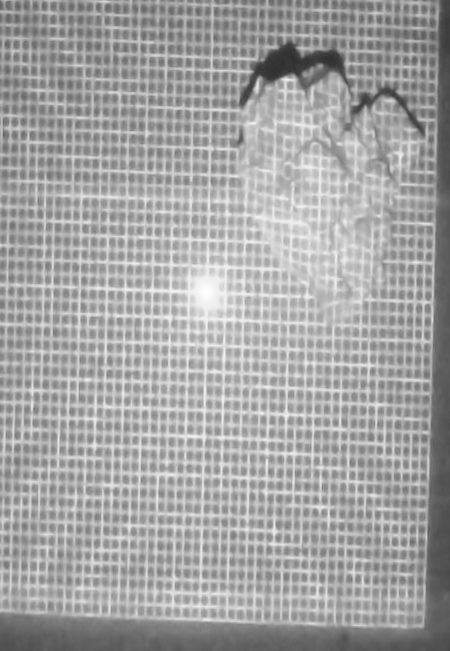
#> input picture Archive of images/Report/corrected greyscale gamma.png, 450 x 651 px, found by its file name
$ python 'convex test.py' --input '../Archive of images/Report/corrected greyscale gamma.png'
#> lines starting #> are read from the running program, lines starting #| are printed output that depends on the picture
#> further down, src is the input picture: shape (651, 450, 3); min 46, max 254, mean 164.2
from __future__ import print_function
import cv2 as cv
import argparse
max_lowThreshold = 100
window_name = 'Edge Map'
title_trackbar = 'Min Threshold:'
ratio = 3
kernel_size = 3


def CannyThreshold(val):
#> called with val = 0
    low_threshold = val
    img_blur = cv.blur(src_gray, (3, 3))
    detected_edges = cv.Canny(img_blur, low_threshold,
                              low_threshold*ratio, kernel_size)
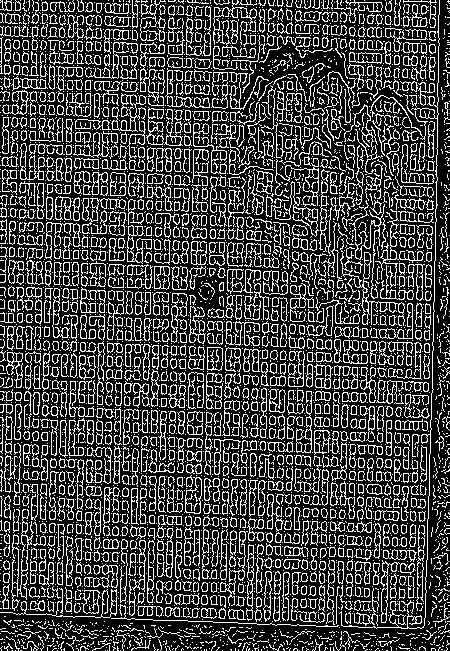
#> detected_edges: shape (651, 450); 26.1% white in thin lines or dots
    mask = detected_edges != 0
#> mask: shape (651, 450) bool; 26.1% white in thin lines or dots
    dst = src * (mask[:, :, None].astype(src.dtype))
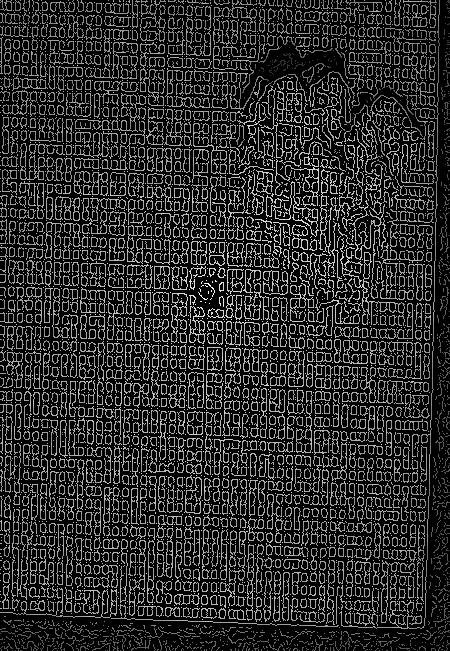
#> dst: shape (651, 450, 3); min 0, max 252, mean 42.8
    cv.imshow(window_name, dst)
    cv.imwrite('Archive of images/Report/4.png', dst)


parser = argparse.ArgumentParser(
    description='Code for Canny Edge Detector tutorial.')
parser.add_argument('--input', help='Path to input image.',
                    default='fruits.jpg')
args = parser.parse_args()
src = cv.imread('Archive of images/Report/corrected greyscale gamma.png')
if src is None:
    print('Could not open or find the image: ', args.input)
    exit(0)
src_gray = cv.cvtColor(src, cv.COLOR_BGR2GRAY)
cv.namedWindow(window_name)
""" cv.createTrackbar(title_trackbar, window_name, 0,
                  max_lowThreshold, CannyThreshold)"""
CannyThreshold(0)
cv.waitKey()
cv.destroyAllWindows()

$ run again, with Archive of images/grid_simulation_gamma_converted1.png copied over Archive of images/Report/corrected greyscale gamma.png
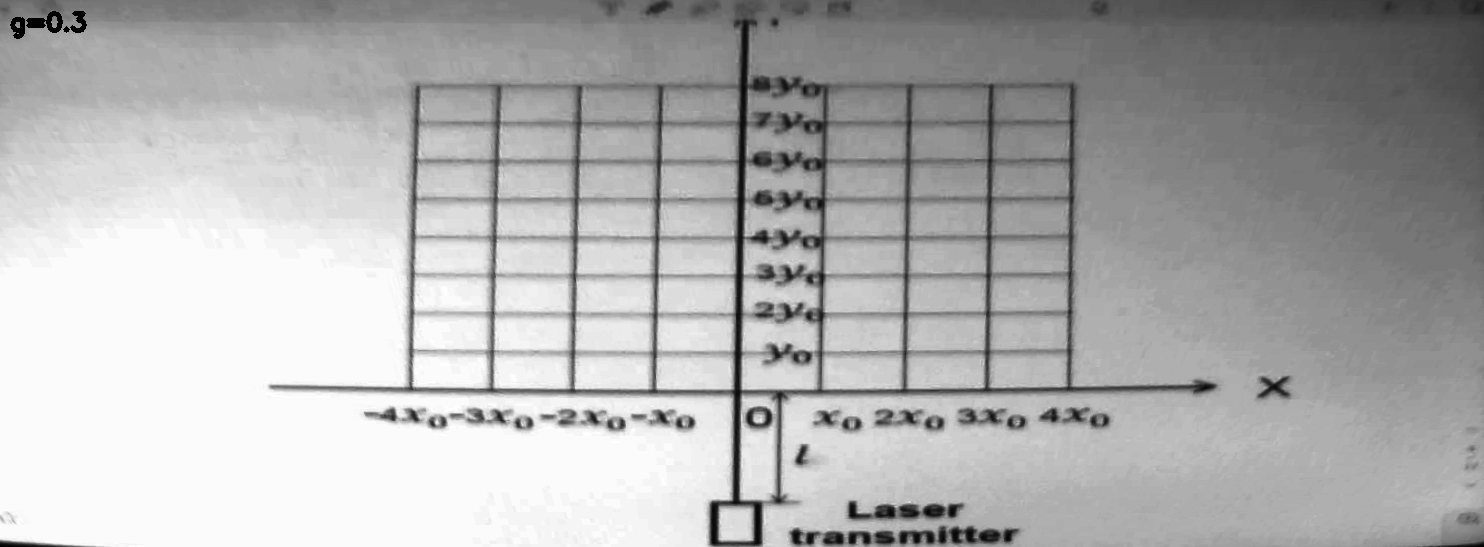
#> input picture Archive of images/grid_simulation_gamma_converted1.png, 1484 x 547 px, found by its file name
#> src is the input picture: shape (547, 1484, 3); min 0, max 255, mean 175.8
#> in CannyThreshold, `detected_edges = cv.Canny(img_blur, low_threshold, low_threshold*ratio..`:
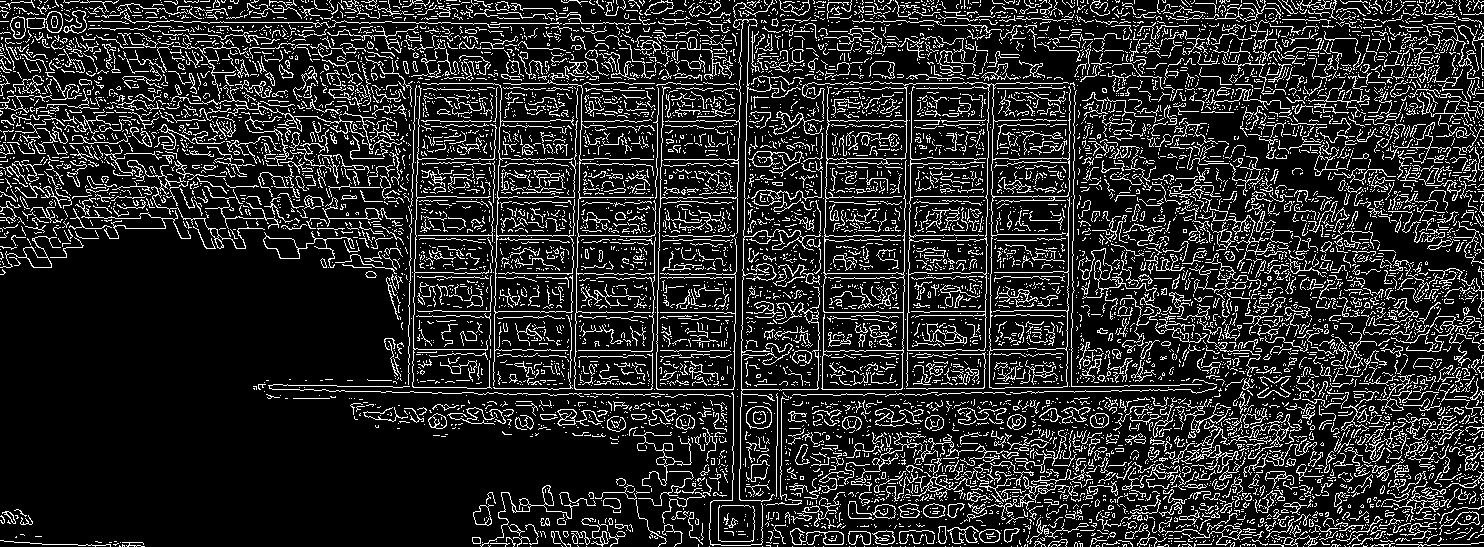
#> detected_edges: shape (547, 1484); 15.9% white in thin lines or dots
#> mask: shape (547, 1484) bool; 15.9% white in thin lines or dots
#> in CannyThreshold, `dst = src * (mask[:, :, None].astype(src.dtype))`:
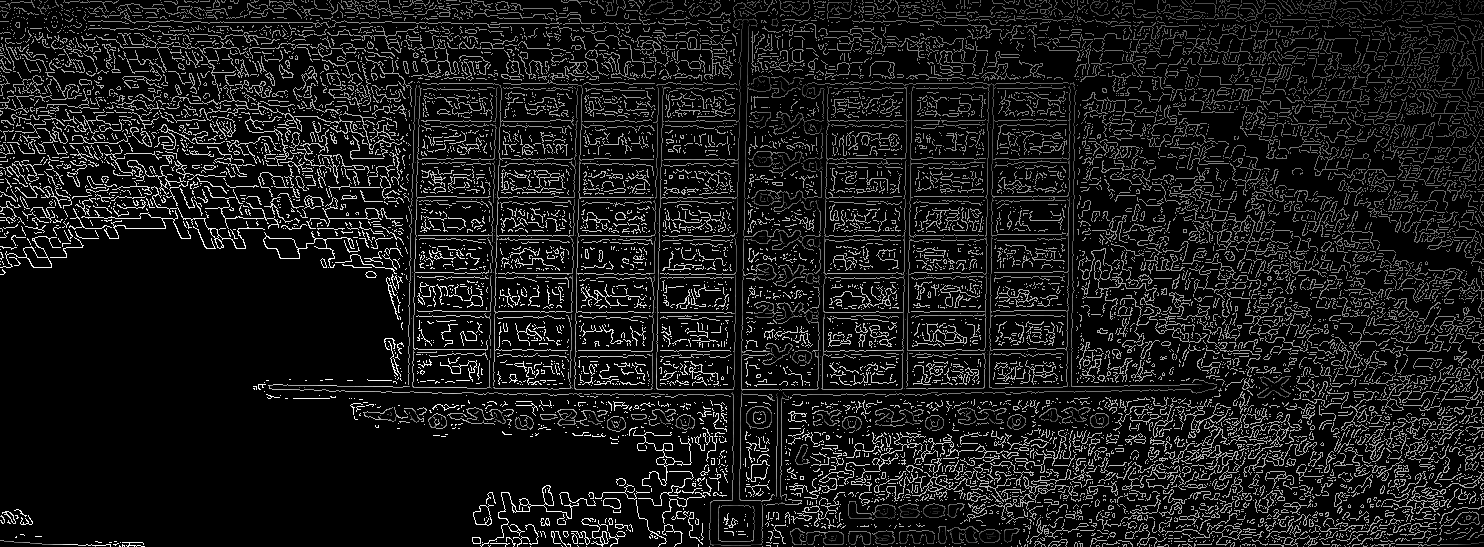
#> dst: shape (547, 1484, 3); min 0, max 255, mean 25.2
